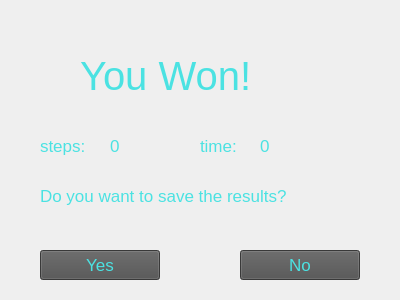
<?xml version="1.0" encoding="UTF-8"?>
<ui version="4.0">
 <class>winning</class>
 <widget class="QWidget" name="winning">
  <property name="geometry">
   <rect>
    <x>0</x>
    <y>0</y>
    <width>400</width>
    <height>300</height>
   </rect>
  </property>
  <property name="minimumSize">
   <size>
    <width>400</width>
    <height>300</height>
   </size>
  </property>
  <property name="maximumSize">
   <size>
    <width>400</width>
    <height>300</height>
   </size>
  </property>
  <property name="windowTitle">
   <string>WINNING</string>
  </property>
  <widget class="QLabel" name="BG">
   <property name="geometry">
    <rect>
     <x>0</x>
     <y>0</y>
     <width>400</width>
     <height>300</height>
    </rect>
   </property>
   <property name="font">
    <font>
     <pointsize>13</pointsize>
    </font>
   </property>
   <property name="text">
    <string/>
   </property>
   <property name="pixmap">
    <pixmap>../pictures/BG.png</pixmap>
   </property>
  </widget>
  <widget class="QLabel" name="label_2">
   <property name="geometry">
    <rect>
     <x>40</x>
     <y>160</y>
     <width>321</width>
     <height>71</height>
    </rect>
   </property>
   <property name="font">
    <font>
     <pointsize>13</pointsize>
    </font>
   </property>
   <property name="styleSheet">
    <string notr="true">color:rgb(75, 226, 226);</string>
   </property>
   <property name="text">
    <string>Do you want to save the results?</string>
   </property>
  </widget>
  <widget class="QLabel" name="label">
   <property name="geometry">
    <rect>
     <x>80</x>
     <y>40</y>
     <width>231</width>
     <height>71</height>
    </rect>
   </property>
   <property name="font">
    <font>
     <pointsize>30</pointsize>
    </font>
   </property>
   <property name="styleSheet">
    <string notr="true">color:rgb(75, 226, 226);</string>
   </property>
   <property name="text">
    <string>You Won!</string>
   </property>
  </widget>
  <widget class="QPushButton" name="yes_btn">
   <property name="geometry">
    <rect>
     <x>40</x>
     <y>250</y>
     <width>120</width>
     <height>30</height>
    </rect>
   </property>
   <property name="font">
    <font>
     <pointsize>13</pointsize>
    </font>
   </property>
   <property name="styleSheet">
    <string notr="true">color:rgb(75, 226, 226);
background-color:rgb(80, 80, 80)</string>
   </property>
   <property name="text">
    <string>Yes</string>
   </property>
  </widget>
  <widget class="QPushButton" name="no_btn">
   <property name="geometry">
    <rect>
     <x>240</x>
     <y>250</y>
     <width>120</width>
     <height>30</height>
    </rect>
   </property>
   <property name="font">
    <font>
     <pointsize>13</pointsize>
    </font>
   </property>
   <property name="styleSheet">
    <string notr="true">color:rgb(75, 226, 226);
background-color:rgb(80, 80, 80)</string>
   </property>
   <property name="text">
    <string>No</string>
   </property>
  </widget>
  <widget class="QLabel" name="label_3">
   <property name="geometry">
    <rect>
     <x>40</x>
     <y>130</y>
     <width>61</width>
     <height>31</height>
    </rect>
   </property>
   <property name="font">
    <font>
     <pointsize>13</pointsize>
    </font>
   </property>
   <property name="styleSheet">
    <string notr="true">color:rgb(75, 226, 226);</string>
   </property>
   <property name="text">
    <string>steps:</string>
   </property>
  </widget>
  <widget class="QLabel" name="label_4">
   <property name="geometry">
    <rect>
     <x>200</x>
     <y>130</y>
     <width>71</width>
     <height>31</height>
    </rect>
   </property>
   <property name="font">
    <font>
     <pointsize>13</pointsize>
    </font>
   </property>
   <property name="styleSheet">
    <string notr="true">color:rgb(75, 226, 226);</string>
   </property>
   <property name="text">
    <string>time:</string>
   </property>
  </widget>
  <widget class="QLabel" name="steps_lbl">
   <property name="geometry">
    <rect>
     <x>110</x>
     <y>130</y>
     <width>81</width>
     <height>31</height>
    </rect>
   </property>
   <property name="font">
    <font>
     <pointsize>13</pointsize>
    </font>
   </property>
   <property name="styleSheet">
    <string notr="true">color:rgb(75, 226, 226);</string>
   </property>
   <property name="text">
    <string>0</string>
   </property>
  </widget>
  <widget class="QLabel" name="time_lbl">
   <property name="geometry">
    <rect>
     <x>260</x>
     <y>130</y>
     <width>71</width>
     <height>31</height>
    </rect>
   </property>
   <property name="font">
    <font>
     <pointsize>13</pointsize>
    </font>
   </property>
   <property name="styleSheet">
    <string notr="true">color:rgb(75, 226, 226);</string>
   </property>
   <property name="text">
    <string>0</string>
   </property>
  </widget>
 </widget>
 <resources/>
 <connections/>
</ui>
